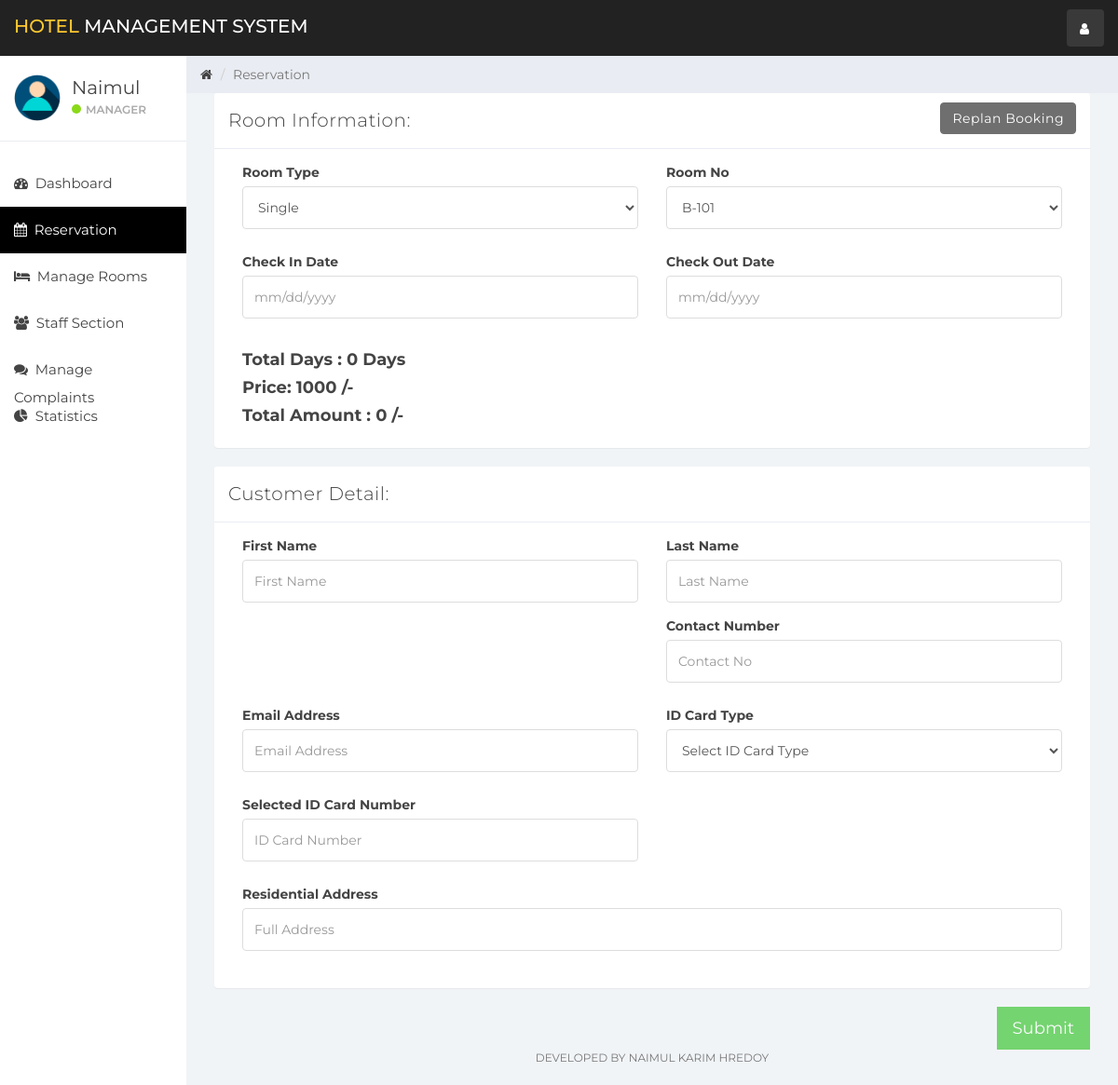
Screenshot of /index.php?reservation&room_id=5&room_type_id=1 (signed in) with the database file from the repository.
### tables this page shows
CREATE TABLE `user` (
  `id` int(11) NOT NULL,
  `name` varchar(100) NOT NULL,
  `username` varchar(15) NOT NULL,
  `email` varchar(100) NOT NULL,
  `password` varchar(100) NOT NULL,
  `created_at` timestamp NOT NULL DEFAULT current_timestamp()
);

CREATE TABLE `room` (
  `room_id` int(10) NOT NULL,
  `room_type_id` int(10) NOT NULL,
  `room_no` varchar(10) NOT NULL,
  `status` tinyint(1) DEFAULT NULL,
  `check_in_status` tinyint(1) NOT NULL,
  `check_out_status` tinyint(1) NOT NULL,
  `deleteStatus` tinyint(1) DEFAULT 0
);

CREATE TABLE `room_type` (
  `room_type_id` int(10) NOT NULL,
  `room_type` varchar(100) NOT NULL,
  `price` int(10) NOT NULL,
  `max_person` int(10) NOT NULL
);

### reservation.php (the view, shortened to what this page needs)
<?php
if (isset($_GET['room_id'])){
    $get_room_id = $_GET['room_id'];
    $get_room_sql = "SELECT * FROM room NATURAL JOIN room_type WHERE room_id = '$get_room_id'";
    $get_room_result = mysqli_query($connection,$get_room_sql);
    $get_room = mysqli_fetch_assoc($get_room_result);
    $get_room_type_id = $get_room['room_type_id'];
    $get_room_type = $get_room['room_type'];
    $get_room_no = $get_room['room_no'];
    $get_room_price = $get_room['price'];
}
?>
<div class="col-sm-9 col-sm-offset-3 col-lg-10 col-lg-offset-2 main">
    <div class="row">
        <ol class="breadcrumb">
            <li><a href="#">
                    <em class="fa fa-home"></em>
                </a></li>
            <li class="active">Reservation</li>
        </ol>
    </div>
    <div class="row">
        <div class="col-lg-12">
            <form role="form" id="booking" data-toggle="validator">
                <div class="col-lg-12">
                    <?php
                    if (isset($_GET['room_id'])){?>
                        <div class="panel panel-default">
                            <div class="panel-heading">Room Information:
                                <a class="btn btn-secondary pull-right" href="index.php?room_mang">Replan Booking</a>
                            </div>
                            <div class="panel-body">
                                <div class="form-group col-lg-6">
                                    <label>Room Type</label>
                                    <select class="form-control" id="room_type" data-error="Select Room Type" required>
                                        <option selected value="<?php echo $get_room_type_id; ?>"><?php echo $get_room_type; ?></option>
                                    </select>
                                </div>
                                <div class="form-group col-lg-6">
                                    <label>Room No</label>
                                    <select class="form-control" id="room_no" onchange="fetch_price(this.value)" required data-error="Select Room No">
                                        <option selected value="<?php echo $get_room_id; ?>"><?php echo $get_room_no; ?></option>
                                    </select>
                                </div>
                                <div class="form-group col-lg-6">
                                    <label>Check In Date</label>
                                    <input type="text" class="form-control" placeholder="mm/dd/yyyy" id="check_in_date" data-error="Select Check In Date" required>
                                </div>
                                <div class="form-group col-lg-6">
                                    <label>Check Out Date</label>
                                    <input type="text" class="form-control" placeholder="mm/dd/yyyy" id="check_out_date" data-error="Select Check Out Date" required>
                                </div>
                                <div class="col-lg-12">
                                    <h4 style="font-weight: bold">Total Days : <span id="staying_day">0</span> Days</h4>
                                    <h4 style="font-weight: bold">Price: <span id="price"><?php echo $get_room_price; ?></span> /-</h4>
                                    <h4 style="font-weight: bold">Total Amount : <span id="total_price">0</span> /-</h4>
                                </div>
                            </div>
                        </div>
                    <?php }
                    ?>
                    <div class="panel panel-default">
                        <div class="panel-heading">Customer Detail:</div>
                        <div class="panel-body">
                            <div class="form-group col-lg-6">
                                <label>First Name</label>
                                <input class="form-control" placeholder="First Name" id="first_name" data-error="Enter First Name" required>
                            </div>
                            <div class="form-group col-lg-6">
                                <label>Last Name</label>
                                <input class="form-control" placeholder="Last Name" id="last_name">
                            </div>
                            <div class="form-group col-lg-6">
                                <label>Contact Number</label>
                                <input type="number" class="form-control" data-error="Enter Min 10 Digit" data-minlength="10" placeholder="Contact No" id="contact_no" required>
                            </div>
                            <div class="form-group col-lg-6">
                                <label>Email Address</label>
                                <input type="email" class="form-control" placeholder="Email Address" id="email" data-error="Enter Valid Email Address" required>
                            </div>
                            <div class="form-group col-lg-6">
                                <label>ID Card Type</label>
                                <select class="form-control" id="id_card_id" data-error="Select ID Card Type" required onchange="validId(this.value);">
                                    <option selected disabled>Select ID Card Type</option>
                                </select>
                            </div>
                            <div class="form-group col-lg-6">
                                <label>Selected ID Card Number</label>
                                <input type="text" class="form-control" placeholder="ID Card Number" id="id_card_no" data-error="Enter Valid ID Card No" required>
                            </div>
                            <div class="form-group col-lg-12">
                                <label>Residential Address</label>
                                <input type="text" class="form-control" placeholder="Full Address" id="address" required>
                            </div>
                        </div>
                    </div>
                    <button type="submit" class="btn btn-lg btn-success pull-right" style="border-radius:0%">Submit</button>
                </div>
            </form>
        </div>
    </div>
    <div class="row">
        <div class="col-sm-12">
            <p class="back-link">Developed By Naimul karim Hredoy</p>
        </div>
    </div>
</div>

### sidebar.php (shortened to what this page needs)
<div id="sidebar-collapse" class="col-sm-3 col-lg-2 sidebar">
    <div class="profile-sidebar">
        <div class="profile-userpic">
            <img src="img/user.png" class="img-responsive" alt="">
        </div>
        <div class="profile-usertitle">
            <div class="profile-usertitle-name"><?php echo $user['name'];?></div>
            <div class="profile-usertitle-status"><span class="indicator label-success"></span>Manager</div>
        </div>
    </div>
    <ul class="nav menu">
    <?php
        if (isset($_GET['dashboard'])){ ?>
            <li class="active">
                <a href="index.php?dashboard"><em class="fa fa-dashboard">&nbsp;</em>
                    Dashboard
                </a>
            </li>
        <?php } else{?>
            <li>
                <a href="index.php?dashboard"><em class="fa fa-dashboard">&nbsp;</em>
                    Dashboard
                </a>
            </li>
        <?php }
        if (isset($_GET['reservation'])){ ?>
            <li class="active">
            <a href="index.php?reservation"><em class="fa fa-calendar">&nbsp;</em>
                    Reservation
                </a>
            </li>
        <?php }
        if (isset($_GET['room_mang'])){ ?>
            <li class="active">
                <a href="index.php?room_mang"><em class="fa fa-bed">&nbsp;</em>
                    Manage Rooms
                </a>
            </li>
        <?php } else{?>
            <li>
            <a href="index.php?room_mang"><em class="fa fa-bed">&nbsp;</em>
                    Manage Rooms
                </a>
            </li>
        <?php }
        if (isset($_GET['staff_mang'])){ ?>
            <li class="active">
                <a href="index.php?staff_mang"><em class="fa fa-users">&nbsp;</em>
                    Staff Section
                </a>
            </li>
        <?php } else{?>
            <li>
                <a href="index.php?staff_mang"><em class="fa fa-users">&nbsp;</em>
                    Staff Section
                </a>
            </li>
        <?php }
        if (isset($_GET['complain'])){ ?>
            <li class="active">
                <a href="index.php?complain"><em class="fa fa-comments">&nbsp;</em>
                    Manage Complaints
                </a>
            </li>
        <?php } else{?>
            <li>
                <a href="index.php?complain"><em class="fa fa-comments">&nbsp;</em>
                    Manage Complaints
                </a>
            </li>
        <?php }
        ?>
        <?php
        if (isset($_GET['statistics'])){ ?>
            <li class="active">
                <a href="index.php?statistics"><em class="fa fa-pie-chart">&nbsp;</em>
                    Statistics
                </a>
            </li>
        <?php } else{?>
        <li>
            <a href="index.php?statistics"><em class="fa fa-pie-chart">&nbsp;</em>
                Statistics
            </a>
        </li>
<?php }?>
    </ul>
</div>

### css/styles.css (style rules this page uses)
body { background: #f1f4f7; padding-top: 60px; font-size: 14px; color: #444444; font-family: "Montserrat", "Helvetica Neue", Helvetica, Arial, sans-serif; }
p { color: #777; }
a, a:hover, a:focus { color: #444444; }
h1, h2, h3, h4, h5, h6 { color: #444444; }
h3, h4 { font-weight: 300; }
input.form-control { border: 1px solid #ddd; box-shadow: none; height: 46px; }
select.form-control { border: 1px solid #ddd; box-shadow: none; height: 46px; }
.btn-secondary, .btn-secondary:hover, .btn-secondary:focus, .btn-secondary:active, .btn-secondary.active, .open > .dropdown-toggle.btn-secondary, .btn-secondary.disabled, .btn-secondary[disabled], fieldset[disabled] .btn-secondary, .btn-secondary.disabled:hover, .btn-secondary[disabled]:hover, fieldset[disabled] .btn-secondary:hover, .btn-secondary.disabled:focus, .btn-secondary[disabled]:focus, fieldset[disabled] .btn-secondary:focus, .btn-secondary.disabled:active, .btn-secondary[disabled]:active, fieldset[disabled] .btn-secondary:active, .btn-secondary.disabled.active, .btn-secondary[disabled].active, fieldset[disabled] .btn-secondary.active { background-color: #6f6f6f; border-color: #6f6f6f; color: white; }
.btn-success, .btn-success:hover, .btn-success:focus, .btn-success:active, .btn-success.active, .open > .dropdown-toggle.btn-success, .btn-success.disabled, .btn-success[disabled], fieldset[disabled] .btn-success, .btn-success.disabled:hover, .btn-success[disabled]:hover, fieldset[disabled] .btn-success:hover, .btn-success.disabled:focus, .btn-success[disabled]:focus, fieldset[disabled] .btn-success:focus, .btn-success.disabled:active, .btn-success[disabled]:active, fieldset[disabled] .btn-success:active, .btn-success.disabled.active, .btn-success[disabled].active, fieldset[disabled] .btn-success.active { background-color: #32c328; border-color: #32c328; }
.label-success { background-color: #8ad919; }
.panel { border: 0; }
.panel-heading { font-size: 20px; font-weight: 300; letter-spacing: 0.025em; height: 60px; line-height: 38px; }
.panel-default .panel-heading { background: #fff; border-bottom: 1px solid #e9ecf2; color: #444444; }
.sidebar { display: block; padding: 0; display: none; box-shadow: none; background: #fff; }
.sidebar ul { margin: 20px 0px; }
@media (min-width: 768px) { .sidebar { display: block; position: fixed; top: 60px; bottom: 0; left: 0; z-index: 1000; display: block; margin: 0; padding: 0; overflow-x: hidden; overflow-y: auto; } }
.sidebar ul.nav .active a, .sidebar ul.nav li.parent a.active, .sidebar ul.nav .active > a:hover, .sidebar ul.nav li.parent a.active:hover, .sidebar ul.nav .active > a:focus, .sidebar ul.nav li.parent a.active:focus { color: #fff; background-color: #000000; }
.sidebar ul.nav li a { height: 50px; font-size: 15px; line-height: 2em; color: #444444; }
.profile-sidebar { padding: 10px 0; border-bottom: 1px solid #e9ecf2; }
.indicator { width: 10px; height: 10px; display: inline-block; border-radius: 9999px; margin-right: 5px; }
.profile-userpic img { float: left; margin: 10px 0px 0px 15px; width: 50px; height: 50px; border-radius: 9999px !important; }
.profile-usertitle { float: left; text-align: left; margin: 10px 0 0 12px; }
.profile-usertitle-name { font-size: 20px; margin-bottom: 0px; }
.profile-usertitle-status { text-transform: uppercase; color: #aaa; font-size: 12px; font-weight: 600; margin-bottom: 15px; }
.breadcrumb { border-radius: 0; padding: 10px 15px 10px 15px; background: #e9ecf2; margin: 0; }
p.back-link { text-align: center; margin-bottom: 20px; font-size: 12px; text-transform: uppercase; }

### rows the page displays
user: name "Naimul"
room: room_type.room_type "Single", room_no "B-101", room_type.price "1000"
